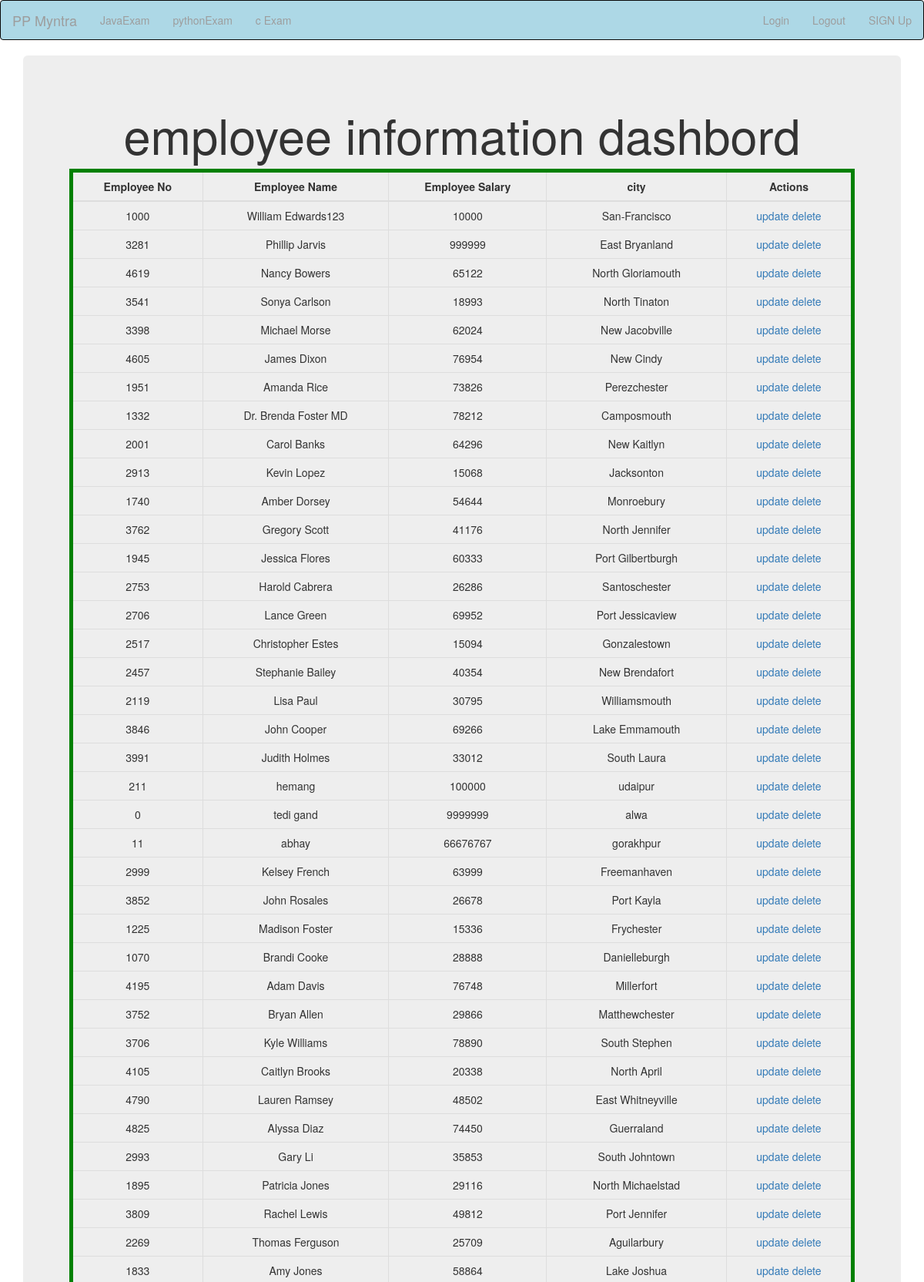
The app's page /index/ (upper part) with its own data.
### testapp/models.py (models this page shows)
class employee(models.Model):
    ename=models.CharField(max_length=20)
    eno=models.IntegerField()
    esal=models.IntegerField()
    ecity=models.CharField(max_length=20)

### testapp/views.py (the view)
# urls.py: url(r'^index/', views.index_view),
def index_view(request):
    records=employee.objects.all()
    return render(request,'testapp/index.html',{'records':records})

### templates/testapp/index.html (shortened to what this page needs)
<!DOCTYPE html>
{% extends 'testapp/base.html' %}
{% block body_block %}
<div class="jumbotron">
  <h1>employee information dashbord</h1>
<table class="table table-bordered table-hover">
  <thead>
    <th class="text-center">Employee No </th>
    <th class="text-center">Employee Name </th>
    <th class="text-center">Employee Salary </th>
    <th class="text-center">city </th>
    <th class="text-center">Actions </th>
  </thead>
  {% for record in records%}
  <tr>
    <td>{{record.eno}}</td>
    <td>{{record.ename}}</td>
    <td>{{record.esal}}</td>
    <td>{{record.ecity}}</td>
    <td><a href="/update/{{record.id}}">update </a> <a href="/delete/{{record.id}}">delete</a></td>
  </tr>
  {% endfor %}
</table>
{%endblock%}

### templates/testapp/base.html (shortened to what this page needs)
<!DOCTYPE html>
<html lang="en" dir="ltr">
  <head>
    <link rel="stylesheet" href="https://maxcdn.bootstrapcdn.com/bootstrap/3.3.7/css/bootstrap.min.css">
  </head>
  <body>
    <nav class="navbar navbar-default navbar-inverse">
      <div class="container-fluid">
        <div class="navbar-header">
          <a class="navbar-brand" href="/">PP Myntra</a>
        </div>
        <ul class="nav navbar-nav">
          <li><a href="/java">JavaExam</a></li>
          <li><a href="#">pythonExam</a></li>
          <li><a href="#">c Exam</a></li>
          </ul>
          <ul class="nav navbar-nav navbar-right">
            <li><a href="/accounts/login">Login</a></li>
            <li><a href="/accounts/logout">Logout</a></li>
            <li><a href="/signup">SIGN Up</a></li>
            </ul>
            </div>
            </nav>
            <div class="container mt-5 text-center">
            {% block body_block %}
            {% endblock %}
            </div>
  </body>
</html>

### templates/testapp/base.html (style rules this page uses)
.navbar { background-color: lightblue; }
.table-bordered { border:5px solid green; }

### records on screen
employee: eno "1000", ename "William Edwards123", esal "10000", ecity "San-Francisco"
employee: eno "3281", ename "Phillip Jarvis", esal "999999", ecity "East Bryanland"
employee: eno "4619", ename "Nancy Bowers", esal "65122", ecity "North Gloriamouth"
employee: eno "3541", ename "Sonya Carlson", esal "18993", ecity "North Tinaton"
employee: eno "3398", ename "Michael Morse", esal "62024", ecity "New Jacobville"
employee: eno "4605", ename "James Dixon", esal "76954", ecity "New Cindy"
employee: eno "1951", ename "Amanda Rice", esal "73826", ecity "Perezchester"
employee: eno "1332", ename "Dr. Brenda Foster MD", esal "78212", ecity "Camposmouth"
employee: eno "2001", ename "Carol Banks", esal "64296", ecity "New Kaitlyn"
employee: eno "2913", ename "Kevin Lopez", esal "15068", ecity "Jacksonton"
employee: eno "1740", ename "Amber Dorsey", esal "54644", ecity "Monroebury"
employee: eno "3762", ename "Gregory Scott", esal "41176", ecity "North Jennifer"
employee: eno "1945", ename "Jessica Flores", esal "60333", ecity "Port Gilbertburgh"
employee: eno "2753", ename "Harold Cabrera", esal "26286", ecity "Santoschester"
employee: eno "2706", ename "Lance Green", esal "69952", ecity "Port Jessicaview"
employee: eno "2517", ename "Christopher Estes", esal "15094", ecity "Gonzalestown"
employee: eno "2457", ename "Stephanie Bailey", esal "40354", ecity "New Brendafort"
employee: eno "2119", ename "Lisa Paul", esal "30795", ecity "Williamsmouth"
employee: eno "3846", ename "John Cooper", esal "69266", ecity "Lake Emmamouth"
employee: eno "3991", ename "Judith Holmes", esal "33012", ecity "South Laura"
employee: eno "211", ename "hemang", esal "100000", ecity "udaipur"
employee: eno "0", ename "tedi gand", esal "9999999", ecity "alwa"
employee: eno "11", ename "abhay", esal "66676767", ecity "gorakhpur"
employee: eno "2999", ename "Kelsey French", esal "63999", ecity "Freemanhaven"
employee: eno "3852", ename "John Rosales", esal "26678", ecity "Port Kayla"
employee: eno "1225", ename "Madison Foster", esal "15336", ecity "Frychester"
employee: eno "1070", ename "Brandi Cooke", esal "28888", ecity "Danielleburgh"
employee: eno "4195", ename "Adam Davis", esal "76748", ecity "Millerfort"
employee: eno "3752", ename "Bryan Allen", esal "29866", ecity "Matthewchester"
employee: eno "3706", ename "Kyle Williams", esal "78890", ecity "South Stephen"
employee: eno "4105", ename "Caitlyn Brooks", esal "20338", ecity "North April"
employee: eno "4790", ename "Lauren Ramsey", esal "48502", ecity "East Whitneyville"
employee: eno "4825", ename "Alyssa Diaz", esal "74450", ecity "Guerraland"
employee: eno "2993", ename "Gary Li", esal "35853", ecity "South Johntown"
employee: eno "1895", ename "Patricia Jones", esal "29116", ecity "North Michaelstad"
employee: eno "3809", ename "Rachel Lewis", esal "49812", ecity "Port Jennifer"
employee: eno "2269", ename "Thomas Ferguson", esal "25709", ecity "Aguilarbury"
employee: eno "1833", ename "Amy Jones", esal "58864", ecity "Lake Joshua"
